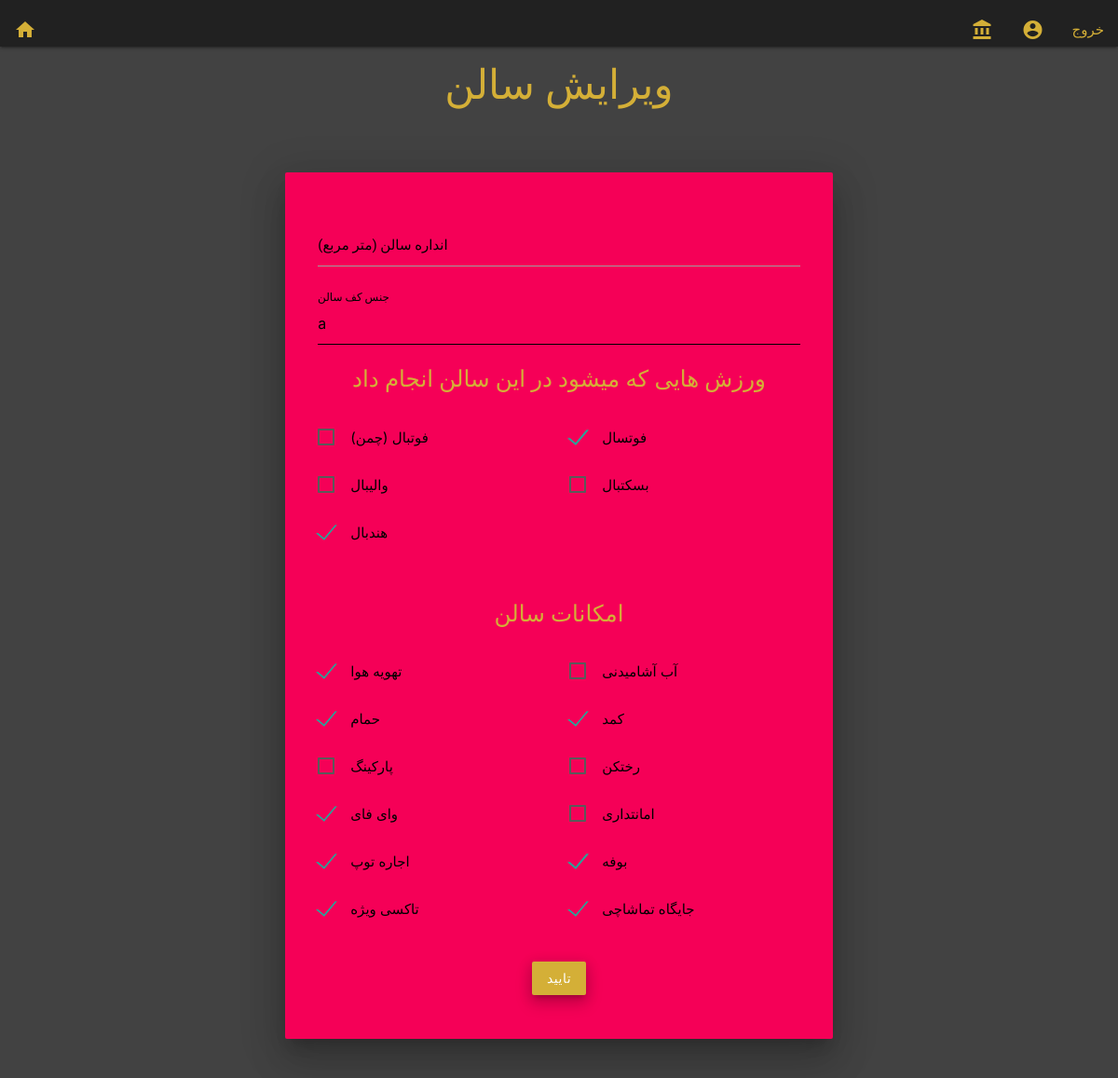
The page /sportclub/sportclub/profile/updatesalon/5/ (signed in) on the database as committed earlier.
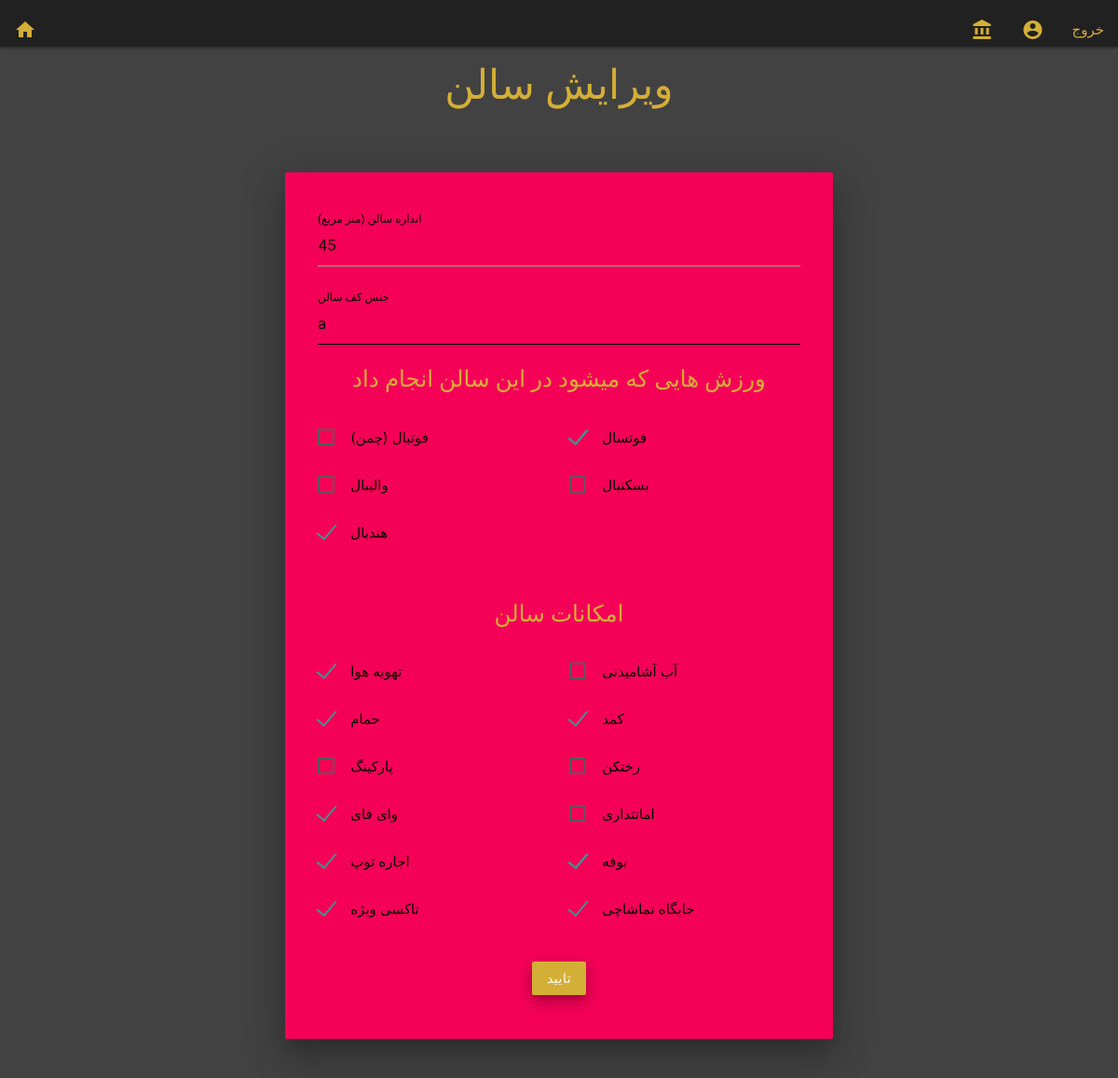
The same page on the database as committed later.
### salon/models.py (models this page shows, shortened)
class SalonModel(models.Model):
    sportclub = models.ForeignKey(SportClubModel, on_delete = models.CASCADE,
                                  related_name = 'salons')
    is_confirmed = models.BooleanField(default = False,
                                       null = False)
    profit_percentage = models.PositiveIntegerField(null = False,)
    area = models.PositiveIntegerField(blank=False, null = False)#change to integer
    floor_type = models.CharField(max_length = 264, blank = True, null = True)
    locker = models.BooleanField(blank = False, null = False)
    drinking_water = models.BooleanField(blank = False, null = False)
    parking_area = models.BooleanField(blank = False, null = False)
    shower = models.BooleanField(blank = False, null = False)
    safe_keeping = models.BooleanField(blank = False, null = False)
    changing_room = models.BooleanField(blank = False, null = False)
    buffet = models.BooleanField(blank = False, null = False)
    local_taxi = models.BooleanField(blank = False, null = False)
    wifi = models.BooleanField(blank = False, null = False)
    spectator_place = models.BooleanField(blank = False, null = False)
    air_conditioner = models.BooleanField(blank = False, null = False)
    ball_rent = models.BooleanField(blank = False, null = False)
    is_futsall = models.BooleanField(blank = False, null = False)
    is_volleyball = models.BooleanField(blank = False, null = False)
    is_football = models.BooleanField(blank = False, null = False)
    is_basketball = models.BooleanField(blank = False, null = False)
    is_handball = models.BooleanField(blank = False, null = False)

### salon/views.py (the view)
# urls.py: path('sportclub/<slug:slug>/profile/updatesalon/<int:pk>/',SalonUpdateView, name='update'),
@login_required
@sportclub_required
def SalonUpdateView(request,slug,pk):
    sportclub_user = get_object_or_404(UserModel, slug = slug)
    sportclub = get_object_or_404(SportClubModel, user = sportclub_user)
    salon = get_object_or_404(SalonModel, pk = pk)
    if salon.sportclub == sportclub:
        salon_update_form = SalonForm(request.POST or None, instance = salon)
        if salon_update_form.is_valid():
            salon_update_form.save()
            salon.is_confirmed = False
            salon.save()
            return HttpResponseRedirect(reverse('sportclub:workspace',
                                        kwargs={'slug':slug,}))
        return render(request,'salon/updatesalon.html',
                              {'form':salon_update_form,})
    else:
        return HttpResponseRedirect(reverse('login'))

### salon/forms.py
class SalonForm(forms.ModelForm):
    class Meta():
        model = SalonModel
        fields = ('area','floor_type','locker','is_futsall','is_volleyball',
                  'is_handball','is_football','is_basketball',
                  'drinking_water','parking_area','shower',
                  'changing_room','safe_keeping','air_conditioner',
                  'local_taxi','wifi','ball_rent','spectator_place','buffet')
        widgets = {
            'is_handball': forms.CheckboxInput(attrs={'class': 'red red-text'}),
        }

### salon/templates/salon/updatesalon.html (shortened to what this page needs)
{% extends "base_templates/base1.html" %}
{% block body_block %}
<div class="section">
  <div class="container">
  <div class="container"><br>
<span class="center-align"><h3 class="fMarkazi gold-text";>ویرایش سالن</h3><br><br></span>
  <div class="row center">
  <div class="card-panel hoverable pink accent-3 z-depth-5">
        <form enctype="multipart/form-data" method="POST">
          <div class="input-field col s12">
            {{form.area}}
            <label class="fMarkazi" for="username">(انداره سالن (متر مربع</label>
          </div>
          <div class="input-field col s12">
            {{form.floor_type}}
            <label class="fMarkazi" for="username">جنس کف سالن</label>
          </div>
          <h5 class="fMarkazi gold-text">ورزش هایی که میشود در این سالن انجام داد</h5>
          <div class="row ">
          <div class="input-field col s6 m6 l6">
            <label>
              <span>(فوتبال (چمن‌</span>
            </label>
          </div>
          <div class="input-field col s6 m6 l6">
            <label>
              <span>فوتسال</span>
            </label>
          </div>
        </div>
        <div class="row offset-m3">
          <div class="input-field col s6 m6 l6">
            <label>
              <span class="offset-m3">والیبال</span>
            </label>
          </div>
          <div class="input-field col s6 m6 l6">
            <label>
              <span>بسکتبال</span>
            </label>
          </div>
        </div>
        <div class="row center-align">
          <div class=" input-field col s6 m6 l6">
            <label class="rigth-align">
              <span>هندبال</span>
            </label>
          </div>
        </div>
<br><br>
        <h5 class="fMarkazi gold-text">امکانات سالن</h5>
        <div class="row ">
        <div class="input-field col s6 m6 l6">
          <label>
            <span>تهویه هوا</span>
          </label>
        </div>
        <div class="input-field col s6 m6 l6">
          <label>
            <span>آب آشامیدنی</span>
          </label>
        </div>
      </div>
      <div class="row offset-m3">
        <div class="input-field col s6 m6 l6">
          <label>
            <span class="offset-m3">حمام</span>
          </label>
        </div>
        <div class="input-field col s6 m6 l6">
          <label>
            <span>کمد</span>
          </label>
        </div>
      </div>
      <div class="row offset-m3">
        <div class="input-field col s6 m6 l6">
          <label>
            <span class="offset-m3">پارکینگ</span>
          </label>
        </div>
        <div class="input-field col s6 m6 l6">
          <label>
            <span>رختکن</span>
          </label>
        </div>
      </div>
      <div class="row offset-m3">
        <div class="input-field col s6 m6 l6">
          <label>
            <span class="offset-m3">وای فای</span>
          </label>
        </div>
        <div class="input-field col s6 m6 l6">
          <label>
            <span>امانتداری</span>
          </label>
        </div>
      </div>
      <div class="row offset-m3">
        <div class="input-field col s6 m6 l6">
          <label>
            <span class="offset-m3">اجاره توپ</span>
          </label>
        </div>
        <div class="input-field col s6 m6 l6">
          <label>
            <span>بوفه</span>
          </label>
        </div>
      </div>
      <div class="row offset-m3">
        <div class="input-field col s6 m6 l6">
          <label>
            <span class="offset-m3">تاکسی ویژه</span>
          </label>
        </div>
        <div class="input-field col s6 m6 l6">
          <label>
            <span>جایگاه تماشاچی</span>
          </label>
        </div>
      </div>
<br><br>
          <button class="hoverable btn waves-effect waves-dark gold white-text z-depth-3" type="submit">تایید
    </button>
    <br><br>
        </form>
  </div>
</div>
</div>
</div>
</div>
{% endblock %}

Rows that differ between the two databases and show on the page:
changed SalonModel: area (not shown) → "45"
